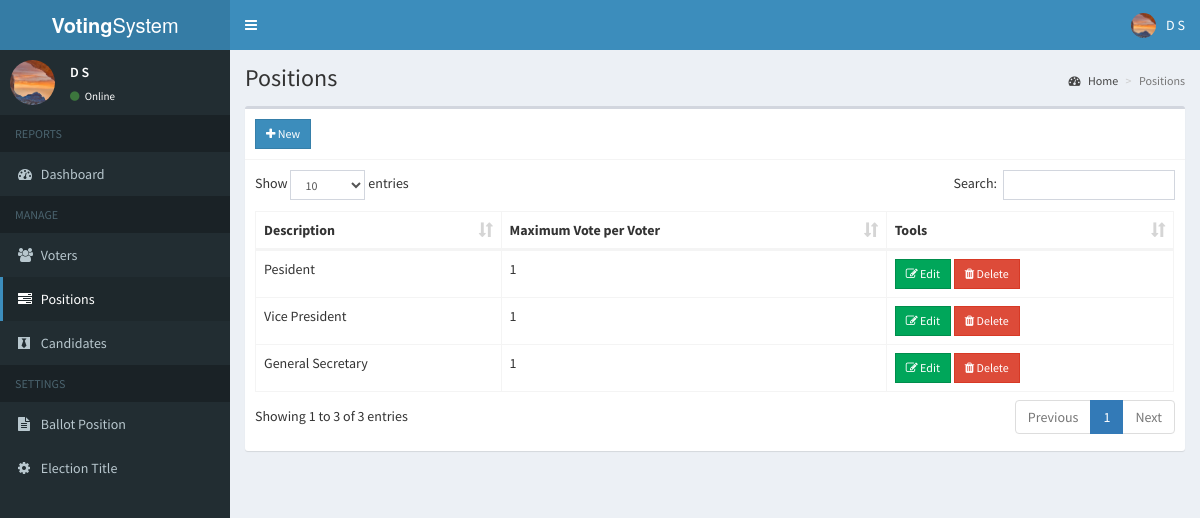
Page /admin/positions.php (signed in) on the committed database.
### tables this page shows
CREATE TABLE `positions` (
  `id` int(11) NOT NULL,
  `description` varchar(50) NOT NULL,
  `max_vote` int(11) NOT NULL,
  `priority` int(11) NOT NULL
);

### admin/includes/session.php (called while the page is built, shortened)
<?php
	include 'includes/conn.php';
	$sql = "SELECT * FROM admin WHERE id = '".$_SESSION['admin']."'";
	$query = $conn->query($sql);
	$user = $query->fetch_assoc();
?>

### admin/positions.php (the view, shortened to what this page needs)
<?php include 'includes/session.php'; ?>
<?php include 'includes/header.php'; ?>
<body class="hold-transition skin-blue sidebar-mini">
<div class="wrapper">
  <?php include 'includes/navbar.php'; ?>
  <?php include 'includes/menubar.php'; ?>
  <div class="content-wrapper">
    <section class="content-header">
      <h1>
        Positions
      </h1>
      <ol class="breadcrumb">
        <li><a href="#"><i class="fa fa-dashboard"></i> Home</a></li>
        <li class="active">Positions</li>
      </ol>
    </section>
    <section class="content">
      <div class="row">
        <div class="col-xs-12">
          <div class="box">
            <div class="box-header with-border">
              <a href="#addnew" data-toggle="modal" class="btn btn-primary btn-sm btn-flat"><i class="fa fa-plus"></i> New</a>
            </div>
            <div class="box-body">
              <table id="example1" class="table table-bordered">
                <thead>
                  <th>Description</th>
                  <th>Maximum Vote per Voter</th>
                  <th>Tools</th>
                </thead>
                <tbody>
                  <?php
                    $sql = "SELECT * FROM positions ORDER BY priority ASC";
                    $query = $conn->query($sql);
                    while($row = $query->fetch_assoc()){
                      echo "
                        <tr>
                          <td class='hidden'></td>
                          <td>".$row['description']."</td>
                          <td>".$row['max_vote']."</td>
                          <td>
                            <button class='btn btn-success btn-sm edit btn-flat' data-id='".$row['id']."'><i class='fa fa-edit'></i> Edit</button>
                            <button class='btn btn-danger btn-sm delete btn-flat' data-id='".$row['id']."'><i class='fa fa-trash'></i> Delete</button>
                          </td>
                        </tr>
                      ";
                    }
                  ?>
                </tbody>
              </table>
            </div>
          </div>
        </div>
      </div>
    </section>
  </div>
</div>
</body>
</html>

### admin/includes/navbar.php (shortened to what this page needs)
<header class="main-header">
  <a href="#" class="logo">
    <span class="logo-lg"><b>Voting</b>System</span>
  </a>
  <nav class="navbar navbar-static-top">
    <a href="#" class="sidebar-toggle" data-toggle="push-menu" role="button">
    </a>
    <div class="navbar-custom-menu">
      <ul class="nav navbar-nav">
        <li class="dropdown user user-menu">
          <a href="#" class="dropdown-toggle" data-toggle="dropdown">
            <img src="<?php echo (!empty($user['photo'])) ? '../images/'.$user['photo'] : '../images/profile.jpg'; ?>" class="user-image" alt="User Image">
            <span class="hidden-xs"><?php echo $user['firstname'].' '.$user['lastname']; ?></span>
          </a>
        </li>
      </ul>
    </div>
  </nav>
</header>

### admin/includes/menubar.php (shortened to what this page needs)
<aside class="main-sidebar">
  <section class="sidebar">
    <div class="user-panel">
      <div class="pull-left image">
        <img src="<?php echo (!empty($user['photo'])) ? '../images/'.$user['photo'] : '../images/profile.jpg'; ?>" class="img-circle" alt="User Image">
      </div>
      <div class="pull-left info">
        <p><?php echo $user['firstname'].' '.$user['lastname']; ?></p>
        <a><i class="fa fa-circle text-success"></i> Online</a>
      </div>
    </div>
    <ul class="sidebar-menu" data-widget="tree">
      <li class="header">REPORTS</li>
      <li class=""><a href="home.php"><i class="fa fa-dashboard"></i> <span>Dashboard</span></a></li>
      <li class="header">MANAGE</li>
      <li class=""><a href="voters.php"><i class="fa fa-users"></i> <span>Voters</span></a></li>
      <li class=""><a href="positions.php"><i class="fa fa-tasks"></i> <span>Positions</span></a></li>
      <li class=""><a href="candidates.php"><i class="fa fa-black-tie"></i> <span>Candidates</span></a></li>
      <li class="header">SETTINGS</li>
      <li class=""><a href="ballot.php"><i class="fa fa-file-text"></i> <span>Ballot Position</span></a></li>
      <li class=""><a href="#config" data-toggle="modal"><i class="fa fa-cog"></i> <span>Election Title</span></a></li>
    </ul>
  </section>
</aside>

### rows in the picture
positions: description "Pesident", max_vote "1"
positions: description "Vice President", max_vote "1"
positions: description "General Secretary", max_vote "1"

### other values in the picture
$user['firstname'] "D"
$user['lastname'] "S"
